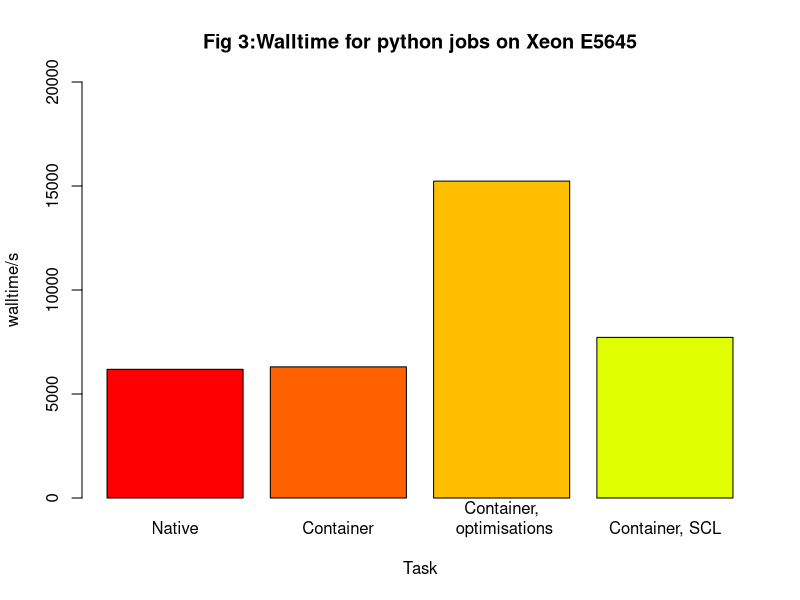

Reproduce this figure in R.
H <-c(6185,6304,15236,7721)
N <- c("Native", "Container", "Container,\n optimisations", "Container, SCL")

png(file = "dn.png")
# old colour #3f51b5
barplot(H, names.arg= N, xlab = "Task", ylab = "walltime/s", ylim= c(0,20000),  col=rainbow(16), main = "Fig 3:Walltime for python jobs on Xeon E5645", border="black")

dev.off()
